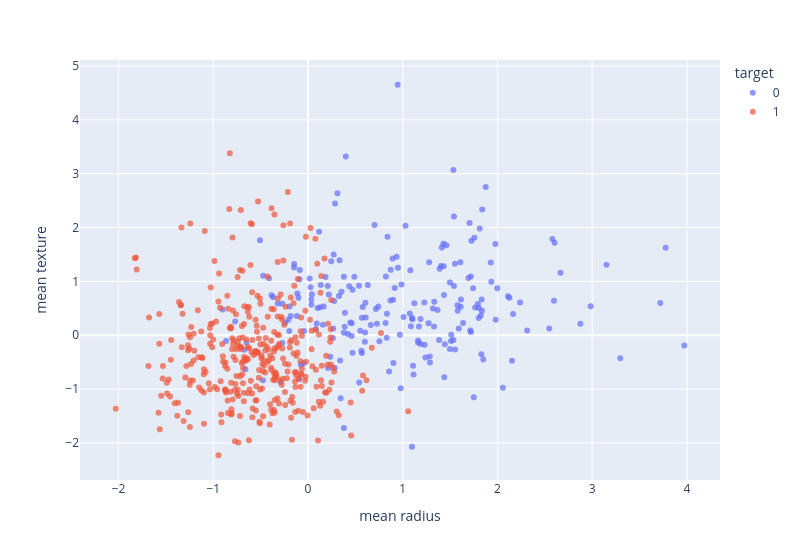

The notebook cell this image was saved under:
### Markdown cell above
For this demo, we will use the breast cancer dataset. The dataset is available in the `datasets` module of `sklearn`. To keep things simple, we will focus on just two features of the dataset `"mean radius"`, `"mean texture"`.  We will normalize these features to keep the model simple.

### Code cell
from sklearn import datasets
from sklearn.preprocessing import StandardScaler
cancer_dict = datasets.load_breast_cancer(as_frame=True)
cancer_df = pd.DataFrame(cancer_dict.data, columns=cancer_dict.feature_names)
cancer_df['target'] = cancer_dict.target.astype(str)
cancer_df = cancer_df[['mean radius', 'mean texture', 'target']].dropna()
scaler = StandardScaler()
cancer_df[['mean radius', 'mean texture']] = scaler.fit_transform(cancer_df[['mean radius', 'mean texture']])
print("The dataset:", cancer_df.shape)
display(cancer_df.head())
px.scatter(cancer_df, x='mean radius', y='mean texture', color='target', opacity=0.7)

### Figure 1 — Plotly figure (JSON) as saved in the notebook; plotly's stock layout.template omitted (floating-point values rounded to 4 significant figures; data arrays with more than 128 entries replaced by an {"elided": "..."} marker saying what was removed)
{"data": [{"hovertemplate": "target=0<br>mean radius=%{x}<br>mean texture=%{y}<extra></extra>", "legendgroup": "0", "marker": {"color": "#636efa", "opacity": 0.7, "symbol": "circle"}, "mode": "markers", "name": "0", "orientation": "v", "showlegend": true, "type": "scatter", "x": {"elided": "212 float values"}, "xaxis": "x", "y": {"elided": "212 float values"}, "yaxis": "y"}, {"hovertemplate": "target=1<br>mean radius=%{x}<br>mean texture=%{y}<extra></extra>", "legendgroup": "1", "marker": {"color": "#EF553B", "opacity": 0.7, "symbol": "circle"}, "mode": "markers", "name": "1", "orientation": "v", "showlegend": true, "type": "scatter", "x": {"elided": "357 float values"}, "xaxis": "x", "y": {"elided": "357 float values"}, "yaxis": "y"}], "layout": {"legend": {"title": {"text": "target"}, "tracegroupgap": 0}, "margin": {"t": 60}, "width": 800, "xaxis": {"anchor": "y", "domain": [0, 1], "title": {"text": "mean radius"}}, "yaxis": {"anchor": "x", "domain": [0, 1], "title": {"text": "mean texture"}}}}
